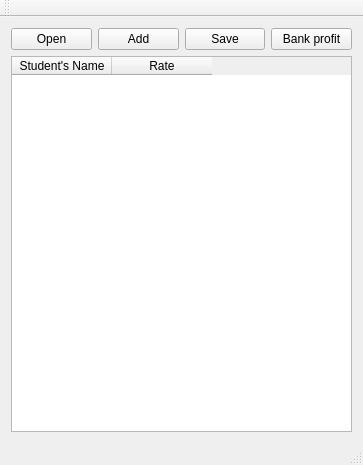
<?xml version="1.0" encoding="UTF-8"?>
<ui version="4.0">
 <class>MainWindow</class>
 <widget class="QMainWindow" name="MainWindow">
  <property name="geometry">
   <rect>
    <x>0</x>
    <y>0</y>
    <width>363</width>
    <height>465</height>
   </rect>
  </property>
  <property name="windowTitle">
   <string>MainWindow</string>
  </property>
  <widget class="QWidget" name="centralWidget">
   <layout class="QGridLayout" name="gridLayout">
    <item row="0" column="0">
     <layout class="QVBoxLayout" name="verticalLayout">
      <item>
       <layout class="QHBoxLayout" name="horizontalLayout">
        <item>
         <widget class="QPushButton" name="openButton">
          <property name="text">
           <string>Open</string>
          </property>
         </widget>
        </item>
        <item>
         <widget class="QPushButton" name="addButton">
          <property name="text">
           <string>Add</string>
          </property>
         </widget>
        </item>
        <item>
         <widget class="QPushButton" name="saveButton">
          <property name="text">
           <string>Save</string>
          </property>
         </widget>
        </item>
        <item>
         <widget class="QPushButton" name="profitButton">
          <property name="text">
           <string>Bank profit</string>
          </property>
         </widget>
        </item>
       </layout>
      </item>
      <item>
       <widget class="QTableWidget" name="tableWidget">
        <column>
         <property name="text">
          <string>Student's Name</string>
         </property>
        </column>
        <column>
         <property name="text">
          <string>Rate</string>
         </property>
        </column>
       </widget>
      </item>
     </layout>
    </item>
   </layout>
  </widget>
  <widget class="QMenuBar" name="menuBar">
   <property name="geometry">
    <rect>
     <x>0</x>
     <y>0</y>
     <width>363</width>
     <height>20</height>
    </rect>
   </property>
  </widget>
  <widget class="QToolBar" name="mainToolBar">
   <attribute name="toolBarArea">
    <enum>TopToolBarArea</enum>
   </attribute>
   <attribute name="toolBarBreak">
    <bool>false</bool>
   </attribute>
  </widget>
  <widget class="QStatusBar" name="statusBar"/>
 </widget>
 <layoutdefault spacing="6" margin="11"/>
 <resources/>
 <connections/>
</ui>
